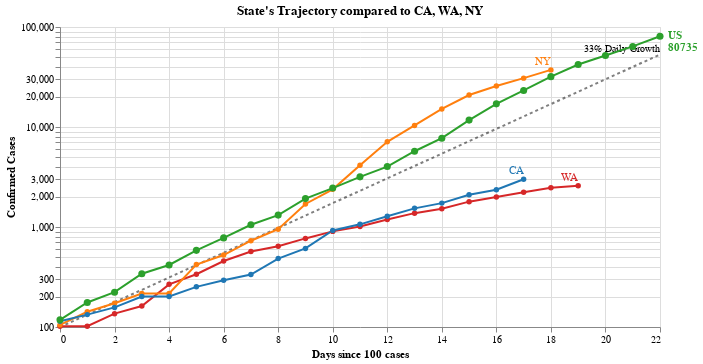

Here is the notebook cell this chart was saved with:
### Code cell
#hide_input
base = alt.Chart(dfc, width=600).encode(
    x='Days since 100 cases:Q',
    y=alt.Y('Confirmed Cases:Q', scale=alt.Scale(type='log')),
    color=alt.Color('State:N', scale=alt.Scale(scheme='category10'), legend=None),
    tooltip=['State', 'date', 'Confirmed Cases', 'Days since 100 cases']
)

State_selection = alt.selection_single(
    name='Select', fields=['State'], 
    bind=alt.binding_select(options=list(sorted(set(states) - set(baseline_states)))),
    init={'State': 'US'})

date_filter = alt.datum['date'] >= int(max_date.timestamp() * 1000)
base2 = base.transform_filter(alt.FieldOneOfPredicate('State', baseline_states))
base3 = base.transform_filter(State_selection)
base4 = base3.transform_filter(date_filter)

max_day = dfc['Days since 100 cases'].max()
ref = pd.DataFrame([[x, 100*1.33**x] for x in range(max_day+1)], columns=['Days since 100 cases', 'Confirmed Cases'])
base_ref = alt.Chart(ref).encode(x='Days since 100 cases:Q', y='Confirmed Cases:Q')
base_ref_f = base_ref.transform_filter(alt.datum['Days since 100 cases'] >= max_day)

chart5 = (
 base_ref.mark_line(color='black', opacity=.5, strokeDash=[3,3]) + 
 base_ref_f.mark_text(dy=-6, align='right', fontSize=10, text='33% Daily Growth') + 
 base2.mark_line(point=True, tooltip=True) +
 base3.mark_line(point={'size':50}, tooltip=True) +
 base2.transform_filter(date_filter).mark_text(dy=-8, align='right').encode(text='State:N') +
 base4.mark_text(dx=8, align='left', fontWeight='bold').encode(text='State:N') +
 base4.mark_text(dx=8, dy=12, align='left', fontWeight='bold').encode(text='Confirmed Cases:Q')
).add_selection(State_selection).properties(
    title=f"State's Trajectory compared to {', '.join(baseline_states)}"
)
chart5

### Figure 1 — Vega-Lite specification as saved in the notebook (floating-point values rounded to 4 significant figures; data arrays with more than 128 entries replaced by an {"elided": "..."} marker saying what was removed)
{"config": {"view": {"continuousWidth": 400, "continuousHeight": 300}}, "layer": [{"mark": {"type": "line", "color": "black", "opacity": 0.5, "strokeDash": [3, 3]}, "encoding": {"x": {"type": "quantitative", "field": "Days since 100 cases"}, "y": {"type": "quantitative", "field": "Confirmed Cases"}}, "selection": {"Select": {"type": "single", "fields": ["State"], "bind": {"input": "select", "options": ["AL", "AR", "AZ", "CO", "CT", "DC", "FL", "GA", "IL", "IN", "LA", "MA", "MD", "MI", "MN", "MO", "MS", "NC", "NJ", "NV", "OH", "OK", "OR", "PA", "SC", "TN", "TX", "US", "UT", "VA", "WI"]}, "init": {"State": "US"}}}}, {"mark": {"type": "text", "align": "right", "dy": -6, "fontSize": 10, "text": "33% Daily Growth"}, "encoding": {"x": {"type": "quantitative", "field": "Days since 100 cases"}, "y": {"type": "quantitative", "field": "Confirmed Cases"}}, "transform": [{"filter": "(datum['Days since 100 cases'] >= 22)"}]}, {"data": {"name": "data-a20214f1591642e72b83cc4f78b36671"}, "mark": {"type": "line", "point": true, "tooltip": true}, "encoding": {"color": {"type": "nominal", "field": "State", "legend": null, "scale": {"scheme": "category10"}}, "tooltip": [{"type": "nominal", "field": "State"}, {"type": "temporal", "field": "date"}, {"type": "quantitative", "field": "Confirmed Cases"}, {"type": "quantitative", "field": "Days since 100 cases"}], "x": {"type": "quantitative", "field": "Days since 100 cases"}, "y": {"type": "quantitative", "field": "Confirmed Cases", "scale": {"type": "log"}}}, "transform": [{"filter": {"field": "State", "oneOf": ["CA", "WA", "NY"]}}], "width": 600}, {"data": {"name": "data-a20214f1591642e72b83cc4f78b36671"}, "mark": {"type": "line", "point": {"size": 50}, "tooltip": true}, "encoding": {"color": {"type": "nominal", "field": "State", "legend": null, "scale": {"scheme": "category10"}}, "tooltip": [{"type": "nominal", "field": "State"}, {"type": "temporal", "field": "date"}, {"type": "quantitative", "field": "Confirmed Cases"}, {"type": "quantitative", "field": "Days since 100 cases"}], "x": {"type": "quantitative", "field": "Days since 100 cases"}, "y": {"type": "quantitative", "field": "Confirmed Cases", "scale": {"type": "log"}}}, "transform": [{"filter": {"selection": "Select"}}], "width": 600}, {"data": {"name": "data-a20214f1591642e72b83cc4f78b36671"}, "mark": {"type": "text", "align": "right", "dy": -8}, "encoding": {"color": {"type": "nominal", "field": "State", "legend": null, "scale": {"scheme": "category10"}}, "text": {"type": "nominal", "field": "State"}, "tooltip": [{"type": "nominal", "field": "State"}, {"type": "temporal", "field": "date"}, {"type": "quantitative", "field": "Confirmed Cases"}, {"type": "quantitative", "field": "Days since 100 cases"}], "x": {"type": "quantitative", "field": "Days since 100 cases"}, "y": {"type": "quantitative", "field": "Confirmed Cases", "scale": {"type": "log"}}}, "transform": [{"filter": {"field": "State", "oneOf": ["CA", "WA", "NY"]}}, {"filter": "(datum['date'] >= 1585180800000)"}], "width": 600}, {"data": {"name": "data-a20214f1591642e72b83cc4f78b36671"}, "mark": {"type": "text", "align": "left", "dx": 8, "fontWeight": "bold"}, "encoding": {"color": {"type": "nominal", "field": "State", "legend": null, "scale": {"scheme": "category10"}}, "text": {"type": "nominal", "field": "State"}, "tooltip": [{"type": "nominal", "field": "State"}, {"type": "temporal", "field": "date"}, {"type": "quantitative", "field": "Confirmed Cases"}, {"type": "quantitative", "field": "Days since 100 cases"}], "x": {"type": "quantitative", "field": "Days since 100 cases"}, "y": {"type": "quantitative", "field": "Confirmed Cases", "scale": {"type": "log"}}}, "transform": [{"filter": {"selection": "Select"}}, {"filter": "(datum['date'] >= 1585180800000)"}], "width": 600}, {"data": {"name": "data-a20214f1591642e72b83cc4f78b36671"}, "mark": {"type": "text", "align": "left", "dx": 8, "dy": 12, "fontWeight": "bold"}, "encoding": {"color": {"type": "nominal", "field": "State", "legend": null, "scale": {"scheme": "category10"}}, "text": {"type": "quantitative", "field": "Confirmed Cases"}, "tooltip": [{"type": "nominal", "field": "State"}, {"type": "temporal", "field": "date"}, {"type": "quantitative", "field": "Confirmed Cases"}, {"type": "quantitative", "field": "Days since 100 cases"}], "x": {"type": "quantitative", "field": "Days since 100 cases"}, "y": {"type": "quantitative", "field": "Confirmed Cases", "scale": {"type": "log"}}}, "transform": [{"filter": {"selection": "Select"}}, {"filter": "(datum['date'] >= 1585180800000)"}], "width": 600}], "data": {"name": "data-9414bc4739f3ac0c252652b714deca7e"}, "title": "State's Trajectory compared to CA, WA, NY", "$schema": "https://vega.github.io/schema/vega-lite/v4.0.2.json", "datasets": {"data-9414bc4739f3ac0c252652b714deca7e": [{"Days since 100 cases": 0, "Confirmed Cases": 100.0}, {"Days since 100 cases": 1, "Confirmed Cases": 133.0}, {"Days since 100 cases": 2, "Confirmed Cases": 176.9}, {"Days since 100 cases": 3, "Confirmed Cases": 235.3}, {"Days since 100 cases": 4, "Confirmed Cases": 312.9}, {"Days since 100 cases": 5, "Confirmed Cases": 416.2}, {"Days since 100 cases": 6, "Confirmed Cases": 553.5}, {"Days since 100 cases": 7, "Confirmed Cases": 736.1}, {"Days since 100 cases": 8, "Confirmed Cases": 979.1}, {"Days since 100 cases": 9, "Confirmed Cases": 1302.0}, {"Days since 100 cases": 10, "Confirmed Cases": 1732.0}, {"Days since 100 cases": 11, "Confirmed Cases": 2303.0}, {"Days since 100 cases": 12, "Confirmed Cases": 3064.0}, {"Days since 100 cases": 13, "Confirmed Cases": 4074.0}, {"Days since 100 cases": 14, "Confirmed Cases": 5419.0}, {"Days since 100 cases": 15, "Confirmed Cases": 7207.0}, {"Days since 100 cases": 16, "Confirmed Cases": 9586.0}, {"Days since 100 cases": 17, "Confirmed Cases": 12750.0}, {"Days since 100 cases": 18, "Confirmed Cases": 16960.0}, {"Days since 100 cases": 19, "Confirmed Cases": 22550.0}, {"Days since 100 cases": 20, "Confirmed Cases": 29990.0}, {"Days since 100 cases": 21, "Confirmed Cases": 39890.0}, {"Days since 100 cases": 22, "Confirmed Cases": 53060.0}], "data-a20214f1591642e72b83cc4f78b36671": {"elided": "316 records"}}}
